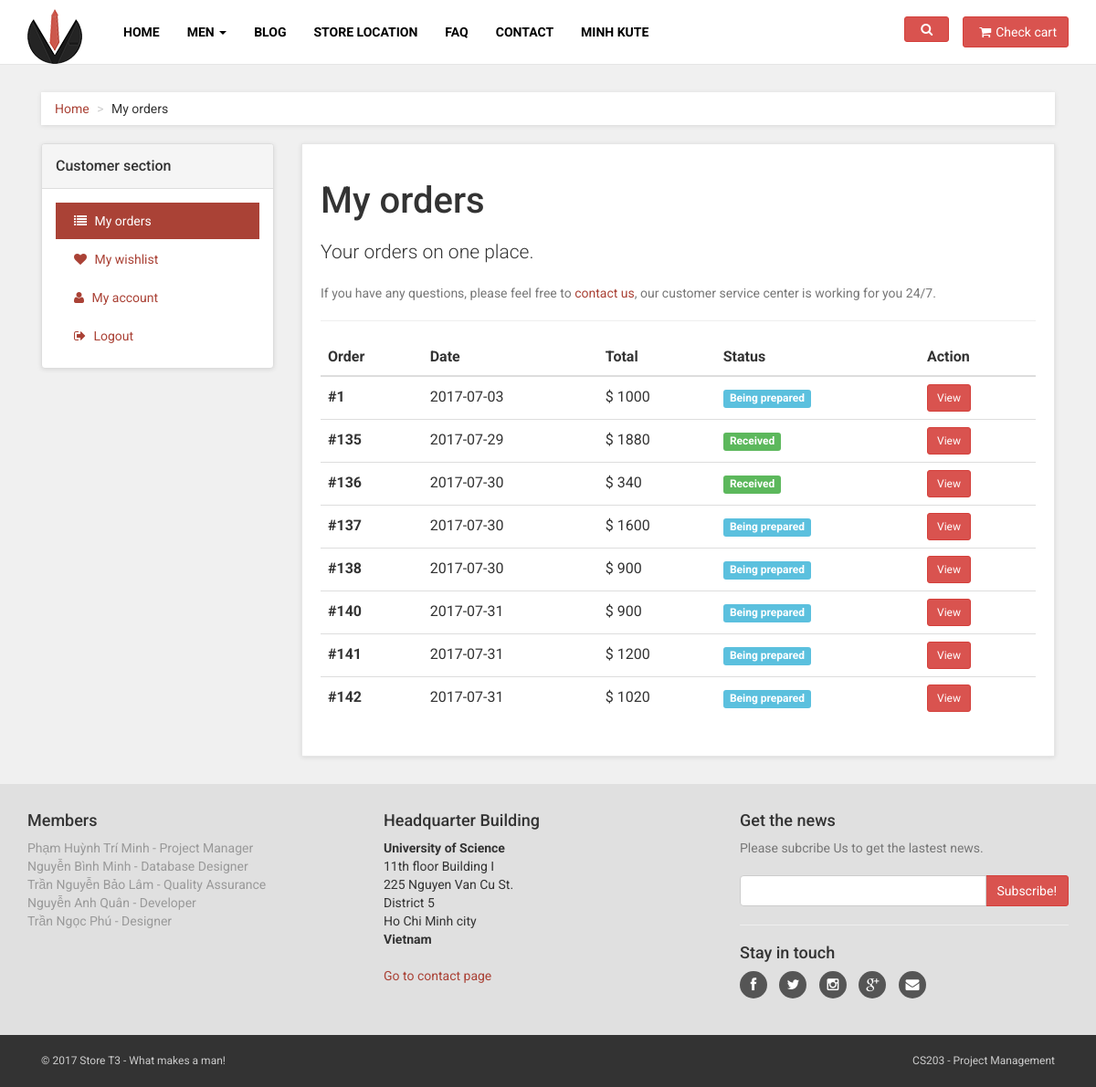
/lazy/customer-orders.php (signed in), run on the app's committed database.
### tables this page shows
CREATE TABLE `bill` (
  `id` int(11) NOT NULL,
  `id_delivery` int(11) NOT NULL,
  `bill_date` date DEFAULT NULL,
  `price` float NOT NULL,
  `status` int(5) NOT NULL DEFAULT '1'
);

### lazy/customer-orders.php (the view, shortened to what this page needs)
<?php
  include "includes/header.php";
  include "includes/navbar.php";
?>
    <div id="all">
        <div id="content">
            <div class="container">
                <div class="col-md-12">
                    <ul class="breadcrumb">
                        <li><a href="#">Home</a>
                        </li>
                        <li>My orders</li>
                    </ul>
                </div>
                <?php
                  include "includes/customer_menu.php";
                ?>
                <div class="col-md-9" id="customer-orders">
                    <div class="box">
                        <h1>My orders</h1>
                        <p class="lead">Your orders on one place.</p>
                        <p class="text-muted">If you have any questions, please feel free to <a href="contact.php">contact us</a>, our customer service center is working for you 24/7.</p>
                        <hr>
                        <div class="table-responsive">
                            <table class="table table-hover">
                                <thead>
                                    <tr>
                                        <th>Order</th>
                                        <th>Date</th>
                                        <th>Total</th>
                                        <th>Status</th>
                                        <th>Action</th>
                                    </tr>
                                </thead>
                                <tbody>
                                <?php
                                    $id = $_SESSION['Customer_ID'];
                                    $sqli = "select * from bill where id_delivery in (select d.id from delivery_info d where d.id_user = $id)";
                                    $rs = mysqli_query($conn,$sqli);
                                    while ($data = mysqli_fetch_array($rs))
                                    {
                                      echo "<tr>
                                          <th>#$data[id]</th>
                                          <td>$data[bill_date]</td>
                                          <td>$ $data[price]</td>";
                                          if ($data['status'] == 1)
                                          {
                                            echo"<td><span class='label label-info'>Being prepared</span>
                                                </td>";
                                          }
                                          if ($data['status'] == 2)
                                          {
                                            echo"<td><span class='label label-success'>Received</span>
                                                </td>";
                                          }
                                      echo"<td><a href='customer-order.php?cid=$data[id]' class='btn btn-danger btn-sm'>View</a>
                                          </td>
                                      </tr>";
                                    }
                                ?>
                                </tbody>
                            </table>
                        </div>
                    </div>
                </div>
            </div>
        </div>
<?php
    include "includes/footer.php";
?>

### lazy/css/style.default.css (style rules this page uses)
a, button { -webkit-transition: all 0.2s ease-out; -moz-transition: all 0.2s ease-out; transition: all 0.2s ease-out; }
p.lead { font-weight: 300; }
h1 { font-weight: 700; font-size: 40px; }
.breadcrumb { -webkit-box-shadow: 0 1px 5px rgba(0, 0, 0, 0.1); box-shadow: 0 1px 5px rgba(0, 0, 0, 0.1); }
.box { background: #fff; margin: 0 0 30px; border: solid 1px #e6e6e6; -webkit-box-sizing: border-box; -moz-box-sizing: border-box; box-sizing: border-box; padding: 20px; -webkit-box-shadow: 0 1px 5px rgba(0, 0, 0, 0.1); box-shadow: 0 1px 5px rgba(0, 0, 0, 0.1); }
#content #customer-orders table tr th, #content #customer-orders table tr td { vertical-align: baseline; }
body { font-family: "Roboto", Helvetica, Arial, sans-serif; font-size: 14px; line-height: 1.42857143; color: #333333; background-color: #f0f0f0; }
a { color: #aa4236; text-decoration: none; }
hr { margin-top: 20px; margin-bottom: 20px; border: 0; border-top: 1px solid #eeeeee; }
.breadcrumb { padding: 8px 15px; margin-bottom: 20px; background-color: #ffffff; border-radius: 0; }
.breadcrumb > li + li:before { content: ">\00a0"; color: #cccccc; }
.btn { font-weight: normal; font-family: "Roboto", Helvetica, Arial, sans-serif; padding: 6px 12px; font-size: 14px; line-height: 1.42857143; border-radius: 3px; }
.btn-sm { padding: 5px 10px; font-size: 12px; line-height: 1.5; border-radius: 3px; }
h1, h2, h3, h4, h5, h6, .h1, .h2, .h3, .h4, .h5, .h6 { font-family: inherit; font-weight: 500; line-height: 1.1; color: inherit; }
h1, .h1, h2, .h2, h3, .h3 { margin-top: 20px; margin-bottom: 20px; }
p, ul, ol { margin: 0 0 20px; }
.lead { margin-bottom: 20px; font-size: 16px; }
@media (min-width: 768px) { .lead { font-size: 21px; } }

### data on the page
bill: id "1", bill_date "2017-07-03", price "1000", status "Being prepared"
bill: id "135", bill_date "2017-07-29", price "1880", status "Received"
bill: id "136", bill_date "2017-07-30", price "340", status "Received"
bill: id "137", bill_date "2017-07-30", price "1600", status "Being prepared"
bill: id "138", bill_date "2017-07-30", price "900", status "Being prepared"
bill: id "140", bill_date "2017-07-31", price "900", status "Being prepared"
bill: id "141", bill_date "2017-07-31", price "1200", status "Being prepared"
bill: id "142", bill_date "2017-07-31", price "1020", status "Being prepared"

### other printed values
$_SESSION['name'] "MINH KUTE"
